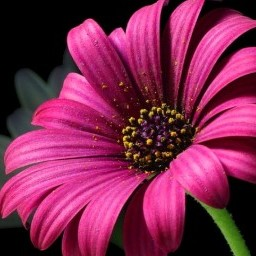
//> input picture CodeOpenCV/prak8/image.jpg, 256 x 256 px
$ ./wavelet   (built with g++ and OpenCV 4)
//> lines starting //> are read from the running program, lines starting //| are printed output that depends on the picture
#include <opencv2/highgui/highgui.hpp>
#include <opencv2/core/core.hpp>
#include <opencv2/core/mat.hpp>
#include <opencv2/imgproc/imgproc.hpp>
#include<iostream>
#include<math.h>
using namespace std;
using namespace cv;

class image
{
public:
    Mat im,im1,im2,im3,im4,im5,im6;
    Mat temp,im11,im12,im13,im14,imi,imd,imr;
    float a,b,c,d;
    int getim();
};

int image::getim()
{
    im=cv::imread("image.jpg", CV_LOAD_IMAGE_GRAYSCALE);
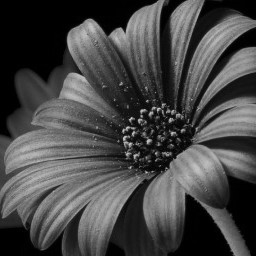
//> im: 256 rows x 256 cols, CV_8UC1; min 0, max 215, mean 70.1
    imi=Mat::zeros(im.rows,im.cols,CV_8U);
    im.copyTo(imi);

    im.convertTo(im,CV_32F,1.0,0.0);
//> im: 256 rows x 256 cols, CV_32FC1
    im1=Mat::zeros(im.rows/2,im.cols,CV_32F);
    im2=Mat::zeros(im.rows/2,im.cols,CV_32F);
    im3=Mat::zeros(im.rows/2,im.cols/2,CV_32F);
    im4=Mat::zeros(im.rows/2,im.cols/2,CV_32F);
    im5=Mat::zeros(im.rows/2,im.cols/2,CV_32F);
    im6=Mat::zeros(im.rows/2,im.cols/2,CV_32F);

    //--------------Decomposition-------------------

    for(int rcnt=0; rcnt<im.rows; rcnt+=2)
    {
        for(int ccnt=0; ccnt<im.cols; ccnt++)
        {

            a=im.at<float>(rcnt,ccnt);
            b=im.at<float>(rcnt+1,ccnt);
            c=(a+b)*0.707;
            d=(a-b)*0.707;
            int _rcnt=rcnt/2;
            im1.at<float>(_rcnt,ccnt)=c;
            im2.at<float>(_rcnt,ccnt)=d;
        }
    }
//> this loop made 128 passes
//> (a, b, c, d) on passes 1 to 12: (0, 0, 0, 0), (0, 0, 0, 0), (0, 0, 0, 0), (0, 0, 0, 0), (1, 0, 0.707, 0.707), (0, 0, 0, 0), (0, 0, 0, 0), (0, 1, 0.707, -0.707), (2, 0, 1.41, 1.41), (8, 10, 12.73, -1.41), (99, 116, 152, -12.02), (114, 116, 162.6, -1.41)
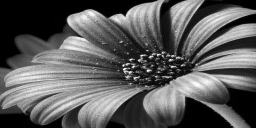
//> im1: 128 rows x 256 cols, CV_32FC1; min 0, max 274.3, mean 99.1; drawn with min black and max white
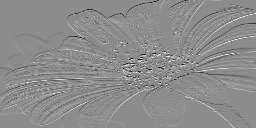
//> im2: 128 rows x 256 cols, CV_32FC1; min -103.9, max 84.13, mean 0; drawn with min black and max white
//> after the loop, a = 0; b = 2; c = 1.41; d = -1.41

    for(int rcnt=0; rcnt<im.rows/2; rcnt++)
    {
        for(int ccnt=0; ccnt<im.cols; ccnt+=2)
        {

            a=im1.at<float>(rcnt,ccnt);
            b=im1.at<float>(rcnt,ccnt+1);
            c=(a+b)*0.707;
            d=(a-b)*0.707;
            int _ccnt=ccnt/2;
            im3.at<float>(rcnt,_ccnt)=c;
            im4.at<float>(rcnt,_ccnt)=d;
        }
    }
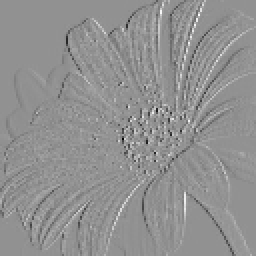
//> im4: 128 rows x 128 cols, CV_32FC1 (shown 2 times larger); min -145.5, max 109, mean 0; drawn with min black and max white
//> after the loop, a = 0; b = 1.41; c = 1; d = -1

    for(int rcnt=0; rcnt<im.rows/2; rcnt++)
    {
        for(int ccnt=0; ccnt<im.cols; ccnt+=2)
        {

            a=im2.at<float>(rcnt,ccnt);
            b=im2.at<float>(rcnt,ccnt+1);
            c=(a+b)*0.707;
            d=(a-b)*0.707;
            int _ccnt=ccnt/2;
            im5.at<float>(rcnt,_ccnt)=c;
            im6.at<float>(rcnt,_ccnt)=d;
        }
    }

    imr=Mat::zeros(256,256,CV_32F);
    imd=Mat::zeros(256,256,CV_32F);
    im3.copyTo(imd(Rect(0,0,128,128)));
    im4.copyTo(imd(Rect(0,127,128,128)));
    im5.copyTo(imd(Rect(127,0,128,128)));
    im6.copyTo(imd(Rect(127,127,128,128)));
//> imd: 256 rows x 256 cols, CV_32FC1; min -145.5, max 385.4, mean 34.8


    //---------------------------------Reconstruction-------------------------------------

    im11=Mat::zeros(im.rows/2,im.cols,CV_32F);
    im12=Mat::zeros(im.rows/2,im.cols,CV_32F);
    im13=Mat::zeros(im.rows/2,im.cols,CV_32F);
    im14=Mat::zeros(im.rows/2,im.cols,CV_32F);

    for(int rcnt=0; rcnt<im.rows/2; rcnt++)
    {
        for(int ccnt=0; ccnt<im.cols/2; ccnt++)
        {
            int _ccnt=ccnt*2;
            im11.at<float>(rcnt,_ccnt)=im3.at<float>(rcnt,ccnt);     //Upsampling of stage I
            im12.at<float>(rcnt,_ccnt)=im4.at<float>(rcnt,ccnt);
            im13.at<float>(rcnt,_ccnt)=im5.at<float>(rcnt,ccnt);
            im14.at<float>(rcnt,_ccnt)=im6.at<float>(rcnt,ccnt);
        }
    }
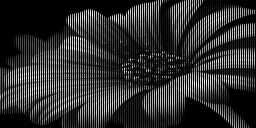
//> im11: 128 rows x 256 cols, CV_32FC1; min 0, max 385.4, mean 70.1; drawn with min black and max white


    for(int rcnt=0; rcnt<im.rows/2; rcnt++)
    {
        for(int ccnt=0; ccnt<im.cols; ccnt+=2)
        {

            a=im11.at<float>(rcnt,ccnt);
            b=im12.at<float>(rcnt,ccnt);
            c=(a+b)*0.707;
            im11.at<float>(rcnt,ccnt)=c;
            d=(a-b)*0.707;                           //Filtering at Stage I
            im11.at<float>(rcnt,ccnt+1)=d;
            a=im13.at<float>(rcnt,ccnt);
            b=im14.at<float>(rcnt,ccnt);
            c=(a+b)*0.707;
            im13.at<float>(rcnt,ccnt)=c;
            d=(a-b)*0.707;
            im13.at<float>(rcnt,ccnt+1)=d;
        }
    }

    temp=Mat::zeros(im.rows,im.cols,CV_32F);

    for(int rcnt=0; rcnt<im.rows/2; rcnt++)
    {
        for(int ccnt=0; ccnt<im.cols; ccnt++)
        {

            int _rcnt=rcnt*2;
            imr.at<float>(_rcnt,ccnt)=im11.at<float>(rcnt,ccnt);     //Upsampling at stage II
            temp.at<float>(_rcnt,ccnt)=im13.at<float>(rcnt,ccnt);
        }
    }
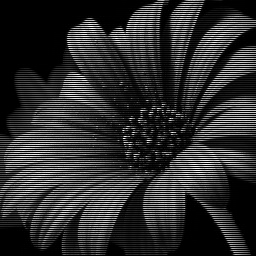
//> imr: 256 rows x 256 cols, CV_32FC1; min 0, max 274.2, mean 49.6; drawn with min black and max white

    for(int rcnt=0; rcnt<im.rows; rcnt+=2)
    {
        for(int ccnt=0; ccnt<im.cols; ccnt++)
        {

            a=imr.at<float>(rcnt,ccnt);
            b=temp.at<float>(rcnt,ccnt);
            c=(a+b)*0.707;
            imr.at<float>(rcnt,ccnt)=c;                                      //Filtering at Stage II
            d=(a-b)*0.707;
            imr.at<float>(rcnt+1,ccnt)=d;
        }
    }

    imd.convertTo(imd,CV_8U);
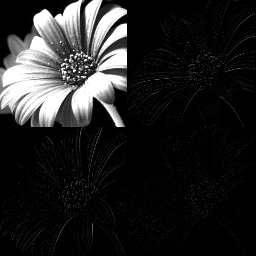
//> imd: 256 rows x 256 cols, CV_8UC1; min 0, max 255, mean 35.1
    namedWindow("Input Image",1);
    imshow("Input Image",imi);
    namedWindow("Wavelet Decomposition",1);
    imshow("Wavelet Decomposition",imd);
    imr.convertTo(imr,CV_8U);
    namedWindow("Wavelet Reconstruction",1);
    imshow("Wavelet Reconstruction",imr);
    waitKey(0);
    return 0;
}

int main()
{
    image my;
    my.getim();
    return 0;
}
